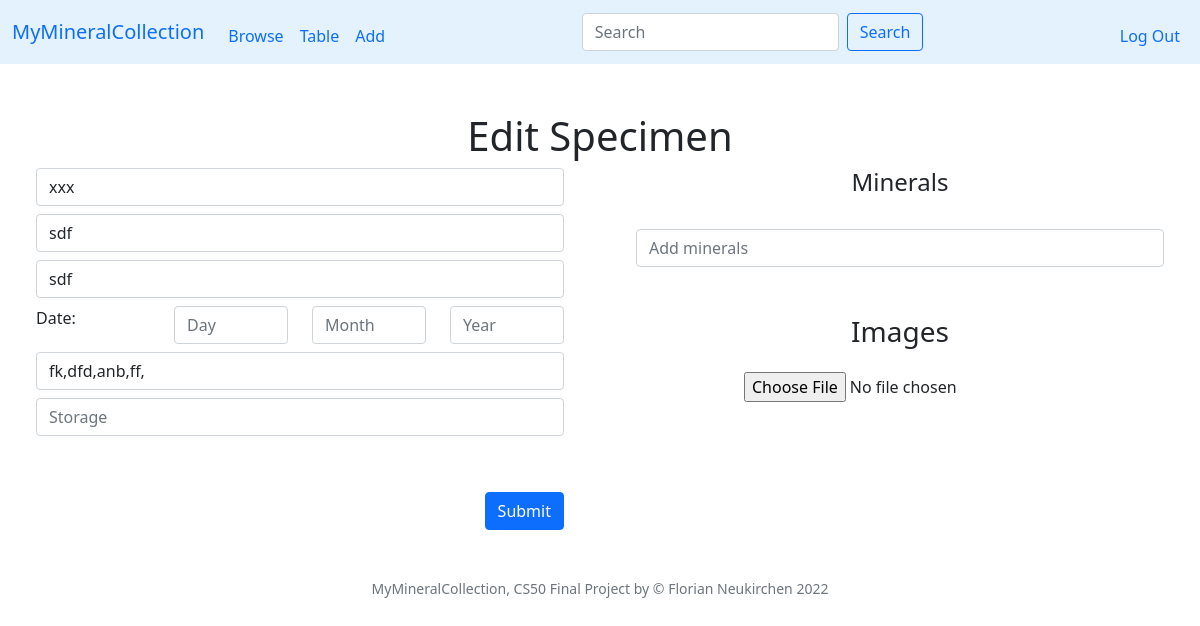
The app's page /edit?id=26 (signed in), older data.
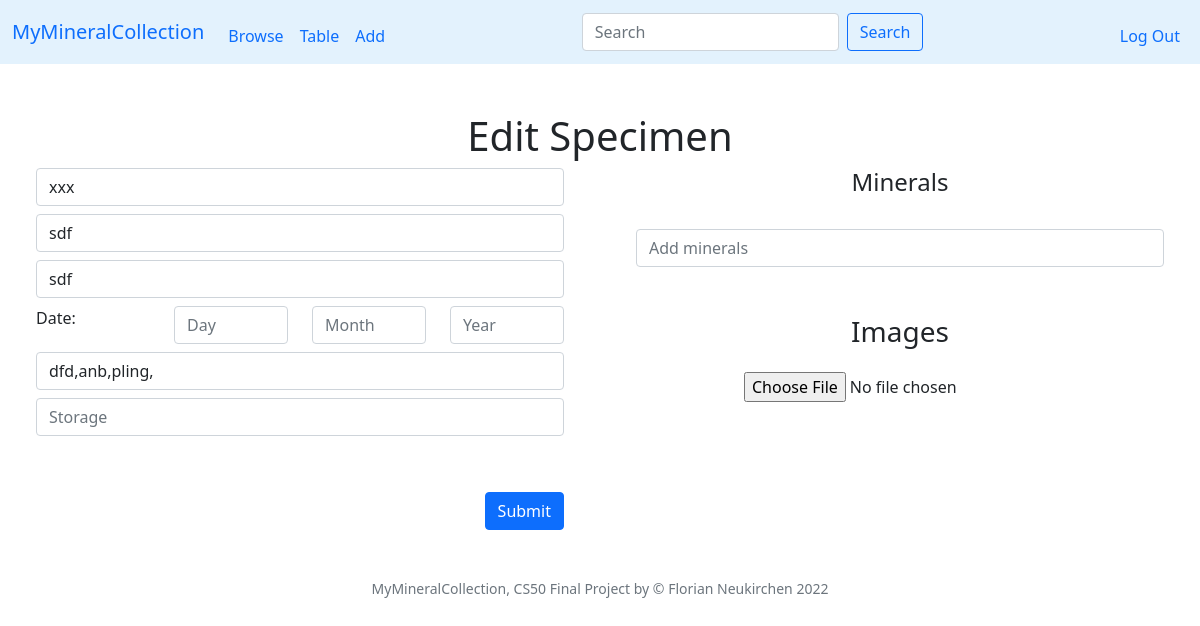
The same page, newer data.
### tables this page shows
CREATE TABLE tags (specimen_id INTEGER NOT NULL REFERENCES specimen(id) ON DELETE CASCADE, tag TEXT NOT NULL);

### app.py (the view)
@app.route("/edit", methods=["GET", "POST"])
@login_required
def editsp():
    if request.method == "POST":
        id = request.form.get("specimen_id")
        title = request.form.get("title")
        number = request.form.get("number")
        locality = request.form.get("locality")
        storage = request.form.get("storage")
        day = request.form.get("day")
        month = request.form.get("month")
        year = request.form.get("year")
        tags = request.form.get("tags").strip(",")
        minerals = request.form.get("minerals").strip(",")
        images = request.form.get("hiddenimages").strip(",")
        thumbnail = None
        try:
            id = int(id)
        except:
            return apology("Invalid ID")
        if not title:
            return apology("Title is required")
        if day in [str(i) for i in range(1, 32)]:
            day = int(day)
        else:
            day = None
        if month in [str(i) for i in range(1, 13)]:
            month = int(month)
        else:
            month = None
        if len(year) == 4 and year.isdigit():
            year = int(year)
        else:
            year = None
        db.execute("UPDATE specimen SET my_id = ?, title = ?, locality = ?, day = ?, month = ?, year = ?, storage = ?, thumbnail = ? WHERE user_id = ? AND id = ?",
                       number, title, locality, day, month, year, storage, thumbnail, session["user_id"], id)
        if minerals:
            minerals = minerals.split(',')
            minerals = set(minerals)
            oldminerals = db.execute("SELECT minerals.name AS name FROM minerals JOIN specmin ON minerals.symbol = specmin.min_symbol WHERE specmin.specimen_id = ?", id)
            oldminerals = [m['name'] for m in oldminerals]
            app.logger.info(str(oldminerals))
            oldminerals = set(oldminerals)
            for min in minerals.difference(oldminerals):
                symbol = db.execute("SELECT symbol FROM minerals WHERE name = ?", min)[0]['symbol']
                db.execute("INSERT INTO specmin (specimen_id, min_symbol) VALUES (?,?)", id, symbol)
            for min in oldminerals.difference(minerals):
                symbol = db.execute("SELECT symbol FROM minerals WHERE name = ?", min)[0]['symbol']
                db.execute("DELETE FROM specmin WHERE specimen_id = ? AND min_symbol = ?", id, symbol)
        if tags:
            tags = tags.split(',')
            for tag in tags:
                tag = re.sub('[^a-zA-Z0-9]', '', tag)
            tags = set(tags)
            oldtags = db.execute("SELECT tags.tag AS tag FROM tags JOIN specimen ON tags.specimen_id = specimen.id WHERE specimen.id = ?", id)
            oldtags = [t['tag'] for t in oldtags]
            oldtags = set(oldtags)
            for tag in tags.difference(oldtags):
                db.execute ("INSERT INTO tags (specimen_id, tag) VALUES (?,?)", id, tag)
            for tag in oldtags.difference(tags):
                db.execute("DELETE FROM tags WHERE specimen_id = ? AND tag = ?", id, tag)
        if images:
            images = images.split(',')
            oldimages = db.execute("SELECT file FROM images JOIN specimen ON images.specimen_id = specimen.id WHERE specimen.id = ?", id)
            oldimages = [img['file'] for img in oldimages]
            images = set(images)
            oldimages = set(oldimages)
            for img in images.difference(oldimages):
                if os.path.exists(os.path.join(app.config['UPLOAD_FOLDER'], str(session["user_id"]), img)):
                    db.execute ("INSERT INTO images (specimen_id, file) VALUES (?,?)", id, img)
                else:
                    app.logger.info('file does not exists ' + img)
            for img in oldimages.difference(images):
                foldername = os.path.join(app.config['UPLOAD_FOLDER'], str(session["user_id"]))
                thumbfoldername = os.path.join(app.config['UPLOAD_FOLDER'], str(session["user_id"]), 'thumb')
                path = os.path.join(foldername, img)
                app.logger.info(str(path))
                if os.path.exists(path):
                    app.logger.info("exists")
                    try:
                        os.remove(path)
                    except:
                        app.logger.info("Error: could not delete image file")
                path = os.path.join(thumbfoldername, img)
                if os.path.exists(path):
                    try:
                        os.remove(path)
                    except:
                        app.logger.info("Error: could not delete image file")
                db.execute ("DELETE FROM images WHERE specimen_id = ? AND file = ?", id, img)
        return redirect("/table")
    else:
        id = request.args.get("id")
        if not id:
            return apology("No ID")
        rows = db.execute("SELECT * FROM specimen WHERE user_id = ? AND id = ?", session["user_id"], id)
        if len(rows) != 1:
            return apology("Invalid specimen ID")
        row = rows[0]
        row['minerals'] = db.execute("SELECT minerals.name AS name FROM minerals JOIN specmin ON minerals.symbol = specmin.min_symbol WHERE specmin.specimen_id = ?", id)
        row['tags'] = db.execute("SELECT tags.tag AS tag FROM tags JOIN specimen ON tags.specimen_id = specimen.id WHERE specimen.id = ?", row['id'])
        row['images'] = db.execute("SELECT file FROM images JOIN specimen ON images.specimen_id = specimen.id WHERE specimen.id = ?", row['id'])
        return render_template("add.html", row=row, id=id)

### app.py (called while the page is built)
@app.after_request
def after_request(response):
    response.headers["Cache-Control"] = "no-cache, no-store, must-revalidate"
    response.headers["Expires"] = 0
    response.headers["Pragma"] = "no-cache"
    return response

### helpers.py (called while the page is built)
def login_required(f):
    @wraps(f)
    def decorated_function(*args, **kwargs):
        if session.get("user_id") is None:
            return redirect("/login")
        return f(*args, **kwargs)
    return decorated_function

### templates/add.html (shortened to what this page needs)
{% extends "layout.html" %}
{% block main %}
<h1>{% if id %}Edit{% else %}Add{% endif %} Specimen</h1>
<div class="row">
  <div class="col">
    <div class="container-lg">
      <div class="form-group text-end">
        <form action={% if id %}"/edit"{% else %}"add"{% endif %} method="post">
            <input autofocus class="form-control mb-2" id="number" name="number" placeholder="Number" type="text" {% if id and row['my_id'] %}value="{{ row['my_id'] }}"{% endif %}>
            <input class="form-control mb-2" id="title" name="title" placeholder="Title" type="text" {% if id and row['title'] %}value="{{ row['title'] }}"{% endif %} required>
            <input class="form-control mb-2" id="locality" name="locality" placeholder="Locality" type="text" {% if id and row['locality'] %}value="{{ row['locality'] }}"{% endif %}>
            <div class="row mb-2">
              <div class="col text-start">Date:</div>
              <div class="col">
                <input class="form-control" id="day" name="day" placeholder="Day" type="text" {% if id and row['day'] %}value="{{ row['day'] }}"{% endif %}>
              </div>
              <div class="col">
              <input class="form-control" id="month" name="month" placeholder="Month" type="text" {% if id and row['month'] %}value="{{ row['month'] }}"{% endif %}>
              </div>
              <div class="col">
              <input class="form-control" id="year" name="year" placeholder="Year" type="text" {% if id and row['year'] %}value="{{ row['year'] }}"{% endif %}>
              </div>
            </div>
            <input class="form-control mb-2" id="tags" name="tags" placeholder="Tags (comma separated)" type="text" {% if id and row['tags'] %}value="{% for tag in row['tags'] %}{{ tag['tag'] }},{% endfor %}"{% endif %}>
            <input class="form-control mb-2" id="storage" name="storage" placeholder="Storage" type="text" {% if id and row['storage'] %}value="{{ row['storage'] }}"{% endif %}>
            <button class="btn btn-primary mt-5" type="submit">{% if id %}Submit{% else %}Add{% endif %}</button>
        </form>
      </div>
    </div>
  </div>
  <div class="col">
    <div class="container-md">
      <h4>Minerals</h4>
      <div>
            <input type="text" id="mininput" name="minerals" class="form-control mb-4" autocomplete="off" placeholder="Add minerals">
      </div>
    </div>
    <div class="container-md">
        <h3>Images</h3>
        <div id="uploadfile">
        </div>
    </div>
  </div>
</div>
{% endblock %}

Row changes from the older to the newer data that the page shows:
removed tags: tags "fk,dfd,anb,ff,"
now on this page (row unchanged): tags: tags "dfd,anb,pling,"
